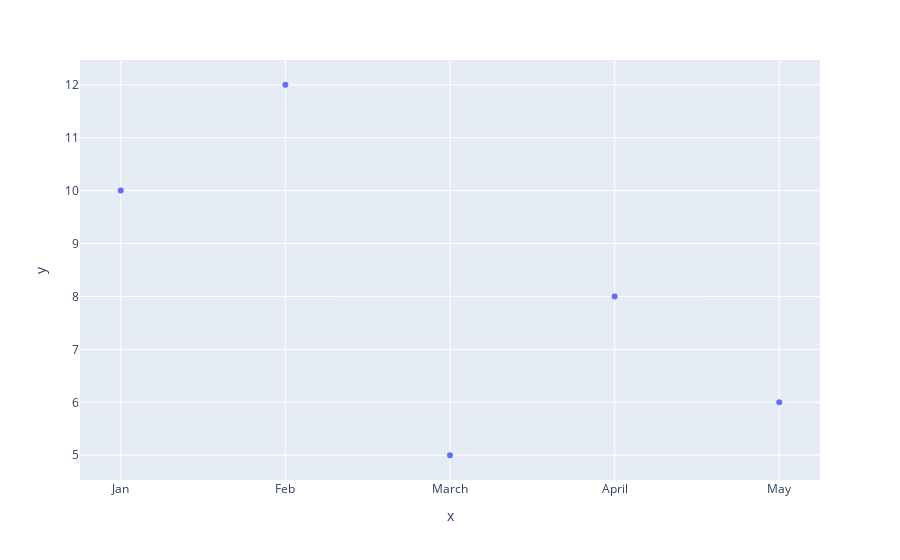

Notebook code for this chart:
### Code cell
ex.scatter(
    x = month,
    y = profit
)

### Figure 1 — Plotly figure (JSON) as saved in the notebook; plotly's stock layout.template omitted (floating-point values rounded to 4 significant figures)
{"data": [{"hovertemplate": "x=%{x}<br>y=%{y}<extra></extra>", "legendgroup": "", "marker": {"color": "#636efa", "symbol": "circle"}, "mode": "markers", "name": "", "orientation": "v", "showlegend": false, "type": "scatter", "x": ["Jan", "Feb", "March", "April", "May"], "xaxis": "x", "y": [10, 12, 5, 8, 6], "yaxis": "y"}], "layout": {"autosize": true, "legend": {"tracegroupgap": 0}, "margin": {"t": 60}, "xaxis": {"anchor": "y", "autorange": true, "domain": [0, 1], "range": [-0.2527, 4.253], "title": {"text": "x"}, "type": "category"}, "yaxis": {"anchor": "x", "autorange": true, "domain": [0, 1], "range": [4.458, 12.54], "title": {"text": "y"}, "type": "linear"}}}
